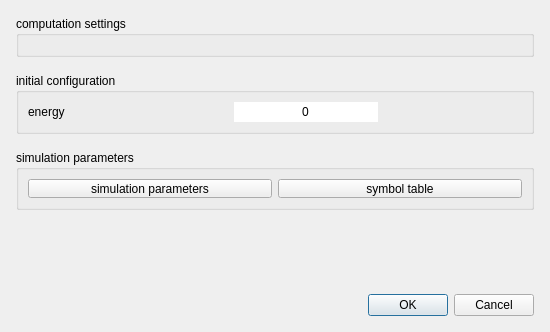
<?xml version="1.0" encoding="UTF-8"?>
<ui version="4.0">
 <class>NewSimulationDialog</class>
 <widget class="QDialog" name="NewSimulationDialog">
  <property name="geometry">
   <rect>
    <x>0</x>
    <y>0</y>
    <width>550</width>
    <height>332</height>
   </rect>
  </property>
  <property name="minimumSize">
   <size>
    <width>550</width>
    <height>0</height>
   </size>
  </property>
  <property name="windowTitle">
   <string>new simulation</string>
  </property>
  <property name="modal">
   <bool>true</bool>
  </property>
  <layout class="QGridLayout" name="gridLayout">
   <property name="leftMargin">
    <number>16</number>
   </property>
   <property name="topMargin">
    <number>16</number>
   </property>
   <property name="rightMargin">
    <number>16</number>
   </property>
   <property name="bottomMargin">
    <number>16</number>
   </property>
   <property name="spacing">
    <number>16</number>
   </property>
   <item row="5" column="0">
    <widget class="QDialogButtonBox" name="buttonBox">
     <property name="orientation">
      <enum>Qt::Horizontal</enum>
     </property>
     <property name="standardButtons">
      <set>QDialogButtonBox::Cancel|QDialogButtonBox::Ok</set>
     </property>
    </widget>
   </item>
   <item row="4" column="0">
    <spacer name="verticalSpacer">
     <property name="orientation">
      <enum>Qt::Vertical</enum>
     </property>
     <property name="sizeHint" stdset="0">
      <size>
       <width>20</width>
       <height>40</height>
      </size>
     </property>
    </spacer>
   </item>
   <item row="0" column="0">
    <widget class="QGroupBox" name="groupBox">
     <property name="sizePolicy">
      <sizepolicy hsizetype="Preferred" vsizetype="Minimum">
       <horstretch>0</horstretch>
       <verstretch>0</verstretch>
      </sizepolicy>
     </property>
     <property name="minimumSize">
      <size>
       <width>0</width>
       <height>0</height>
      </size>
     </property>
     <property name="title">
      <string>computation settings</string>
     </property>
     <layout class="QGridLayout" name="gridLayout_2" columnstretch="0">
      <item row="0" column="0">
       <widget class="ComputationSettingsWidget" name="computationSettings" native="true">
        <property name="sizePolicy">
         <sizepolicy hsizetype="Preferred" vsizetype="Minimum">
          <horstretch>0</horstretch>
          <verstretch>0</verstretch>
         </sizepolicy>
        </property>
       </widget>
      </item>
     </layout>
    </widget>
   </item>
   <item row="1" column="0">
    <widget class="QGroupBox" name="groupBox_3">
     <property name="minimumSize">
      <size>
       <width>0</width>
       <height>60</height>
      </size>
     </property>
     <property name="title">
      <string>initial configuration</string>
     </property>
     <layout class="QGridLayout" name="gridLayout_3">
      <item row="0" column="2">
       <spacer name="horizontalSpacer_2">
        <property name="orientation">
         <enum>Qt::Horizontal</enum>
        </property>
        <property name="sizeHint" stdset="0">
         <size>
          <width>120</width>
          <height>20</height>
         </size>
        </property>
       </spacer>
      </item>
      <item row="0" column="0">
       <widget class="QLabel" name="label_3">
        <property name="minimumSize">
         <size>
          <width>200</width>
          <height>0</height>
         </size>
        </property>
        <property name="text">
         <string>energy</string>
        </property>
       </widget>
      </item>
      <item row="0" column="1">
       <widget class="QLineEdit" name="energyEdit">
        <property name="text">
         <string>0</string>
        </property>
        <property name="frame">
         <bool>false</bool>
        </property>
        <property name="alignment">
         <set>Qt::AlignCenter</set>
        </property>
       </widget>
      </item>
     </layout>
    </widget>
   </item>
   <item row="2" column="0">
    <widget class="QGroupBox" name="groupBox_2">
     <property name="minimumSize">
      <size>
       <width>0</width>
       <height>60</height>
      </size>
     </property>
     <property name="maximumSize">
      <size>
       <width>16777215</width>
       <height>60</height>
      </size>
     </property>
     <property name="title">
      <string>simulation parameters</string>
     </property>
     <layout class="QHBoxLayout" name="horizontalLayout_3">
      <item>
       <widget class="QPushButton" name="simulationParametersButton">
        <property name="text">
         <string>simulation parameters</string>
        </property>
       </widget>
      </item>
      <item>
       <widget class="QPushButton" name="symbolTableButton">
        <property name="text">
         <string>symbol table</string>
        </property>
       </widget>
      </item>
     </layout>
    </widget>
   </item>
  </layout>
 </widget>
 <customwidgets>
  <customwidget>
   <class>ComputationSettingsWidget</class>
   <extends>QWidget</extends>
   <header>computationsettingswidget.h</header>
  </customwidget>
 </customwidgets>
 <tabstops>
  <tabstop>energyEdit</tabstop>
  <tabstop>simulationParametersButton</tabstop>
  <tabstop>symbolTableButton</tabstop>
 </tabstops>
 <resources/>
 <connections>
  <connection>
   <sender>buttonBox</sender>
   <signal>rejected()</signal>
   <receiver>NewSimulationDialog</receiver>
   <slot>reject()</slot>
   <hints>
    <hint type="sourcelabel">
     <x>348</x>
     <y>556</y>
    </hint>
    <hint type="destinationlabel">
     <x>286</x>
     <y>274</y>
    </hint>
   </hints>
  </connection>
 </connections>
</ui>
